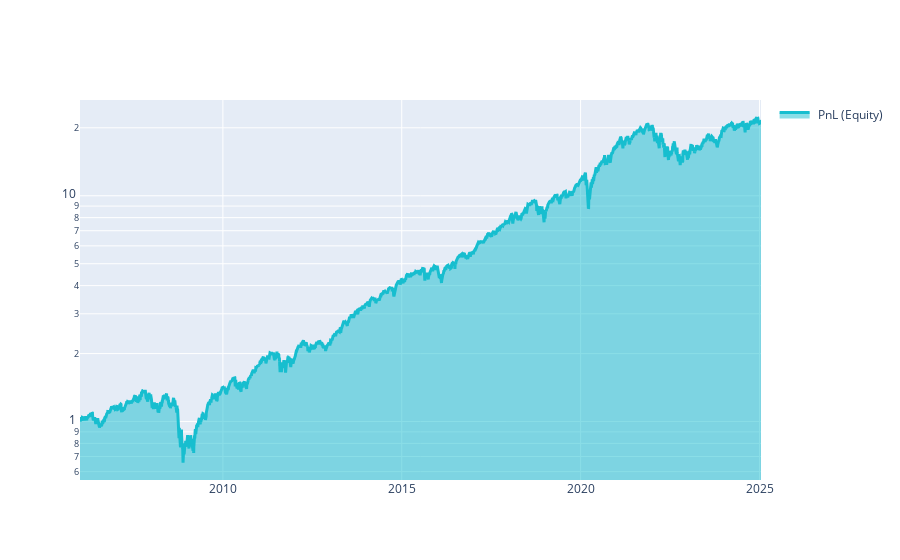
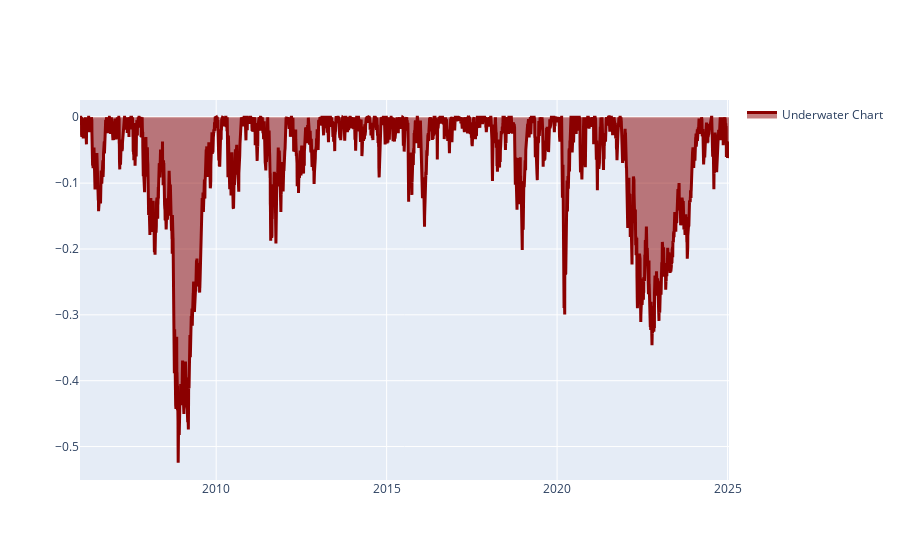
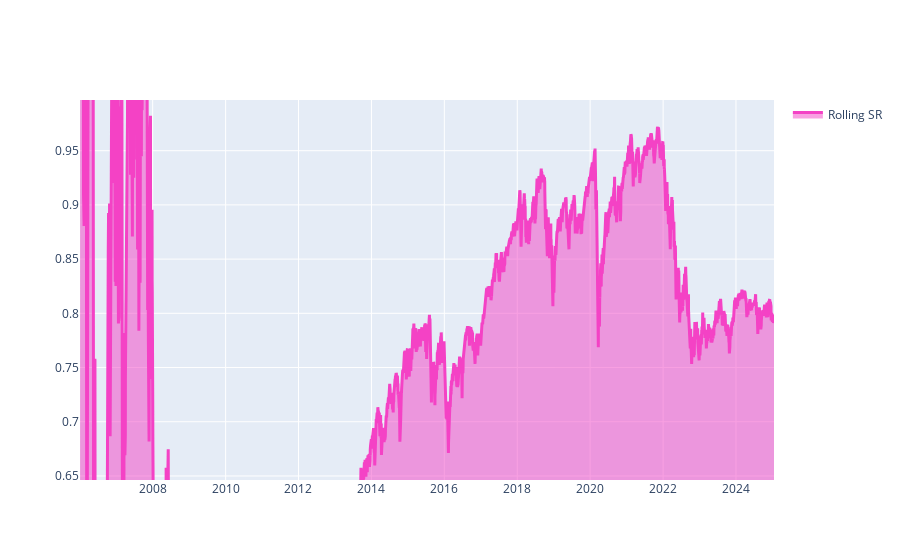
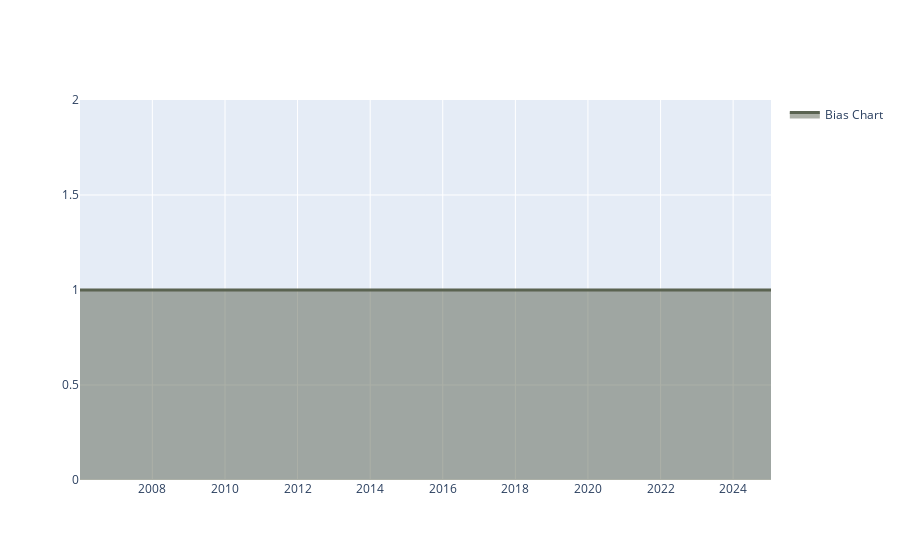

The notebook cell saved with these charts, in order:
### Code cell
# # Calculate weights using the backtester:
# weights = qnbt.backtest_ml(
#     train                         = train_model,
#     predict                       = predict_weights,
#     train_period                  =  2 *365,  # the data length for training in calendar days
#     retrain_interval              = 10 *365,  # how often we have to retrain models (calendar days)
#     retrain_interval_after_submit = 1,        # how often retrain models after submission during evaluation (calendar days)
#     predict_each_day              = False,    # Is it necessary to call prediction for every day during backtesting?
#                                               # Set it to True if you suspect that get_features is looking forward.
#     competition_type              = "stocks_nasdaq100",  # competition type
#     lookback_period               = 365,                 # how many calendar days are needed by the predict function to generate the output
#     start_date                    = "2005-01-01",        # backtest start date
#     analyze                       = True,
#     build_plots                   = True  # do you need the chart?
# )



weights = qnbt.backtest_ml(
    train                         = train_model,
    predict                       = predict_weights,
    train_period                  =  5 * 365,  # Aumentado a 5 años para entrenar con más datos recientes
    retrain_interval              = 3 * 365,  # Retraining cada 2 años para adaptación a nuevas condiciones de mercado
    retrain_interval_after_submit = 2,        
    predict_each_day              = False,  # Activado para reflejar cambios diarios en el mercado
    competition_type              = "stocks_nasdaq100",
    lookback_period               = 365,                 
    start_date                    = "2006-01-01", # Reducido para entrenar con datos más recientes, y disminuir el tiempo de ejecución
    analyze                       = True,
    build_plots                   = True  
)

# weights = qnbt.backtest_ml(
#     train                         = train_model,
#     predict                       = predict_weights,
#     train_period                  = 5 * 365,  # Incrementado a 5 años para un entrenamiento más robusto
#     retrain_interval              = 2 * 365,  # Reentrenar cada 2 años
#     retrain_interval_after_submit = 30,       # Reentrenar mensualmente después de la entrega
#     predict_each_day              = True,     # Predecir cada día para evitar problemas de forward-looking
#     competition_type              = "stocks_nasdaq100",  # Cambiado para cumplir con Quantiacs
#     lookback_period               = 180,      # Reducido a 180 días para pruebas más rápidas
#     start_date                    = "2005-01-01",  # Fecha de inicio del backtest
#     analyze                       = True,
#     build_plots                   = True  # Se generan gráficos de rendimiento
# )

### Figure 1 — Plotly figure (JSON) as saved in the notebook; plotly's stock layout.template omitted (floating-point values rounded to 4 significant figures; data arrays with more than 128 entries replaced by an {"elided": "..."} marker saying what was removed)
{"data": [{"fill": "tonexty", "line": {"color": "#17BECF", "width": 3}, "name": " PnL (Equity)", "type": "scatter", "x": {"elided": "4791 str values"}, "y": {"elided": "4791 float values"}}], "layout": {"showlegend": true, "yaxis": {"range": [-0.259, 1.424], "type": "log"}}}

### Figure 2 — Plotly figure (JSON) as saved in the notebook; plotly's stock layout.template omitted (floating-point values rounded to 4 significant figures; data arrays with more than 128 entries replaced by an {"elided": "..."} marker saying what was removed)
{"data": [{"fill": "tonexty", "line": {"color": "darkred", "width": 3}, "name": "Underwater Chart", "type": "scatter", "x": {"elided": "4791 str values"}, "y": {"elided": "4791 float values"}}], "layout": {"showlegend": true, "yaxis": {"range": [-0.5508, 0.02623]}}}

### Figure 3 — Plotly figure (JSON) as saved in the notebook; plotly's stock layout.template omitted (floating-point values rounded to 4 significant figures; data arrays with more than 128 entries replaced by an {"elided": "..."} marker saying what was removed)
{"data": [{"fill": "tonexty", "line": {"color": "#F442C5", "width": 3}, "name": "Rolling SR", "type": "scatter", "x": {"elided": "4791 str values"}, "y": {"elided": "4791 float values"}}], "layout": {"showlegend": true, "yaxis": {"range": [0.6463, 0.9968]}}}

### Figure 4 — Plotly figure (JSON) as saved in the notebook; plotly's stock layout.template omitted (floating-point values rounded to 4 significant figures; data arrays with more than 128 entries replaced by an {"elided": "..."} marker saying what was removed)
{"data": [{"fill": "tonexty", "line": {"color": "#5A6351", "width": 3}, "name": "Bias Chart", "type": "scatter", "x": {"elided": "4791 str values"}, "y": {"elided": "4791 int values"}}], "layout": {"showlegend": true, "yaxis": {"range": [1, 1]}}}
